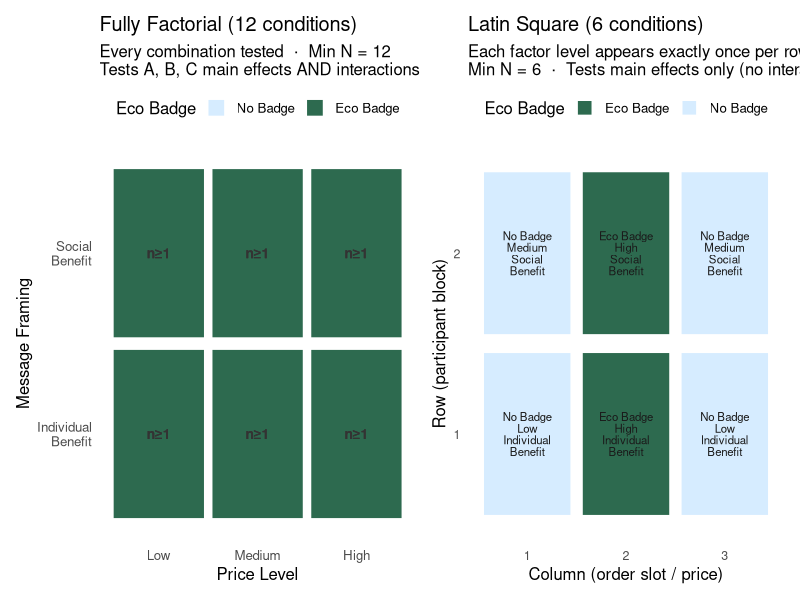
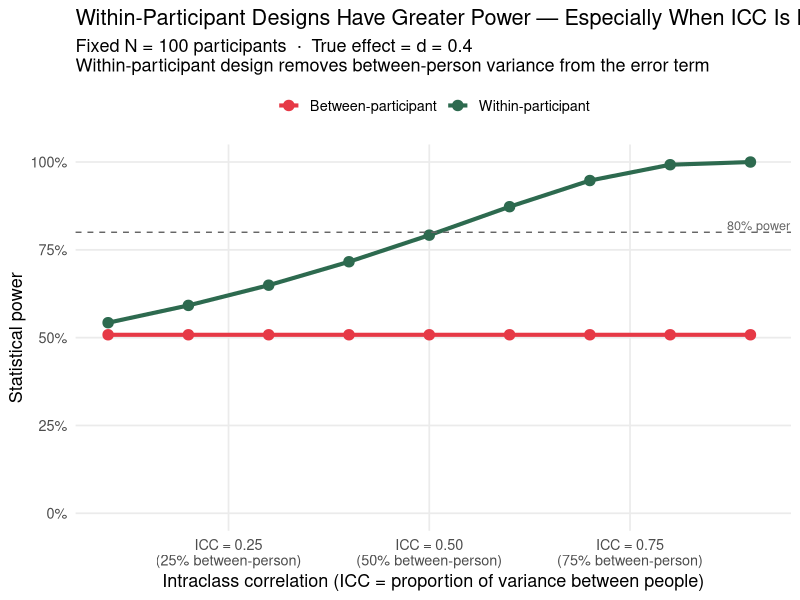
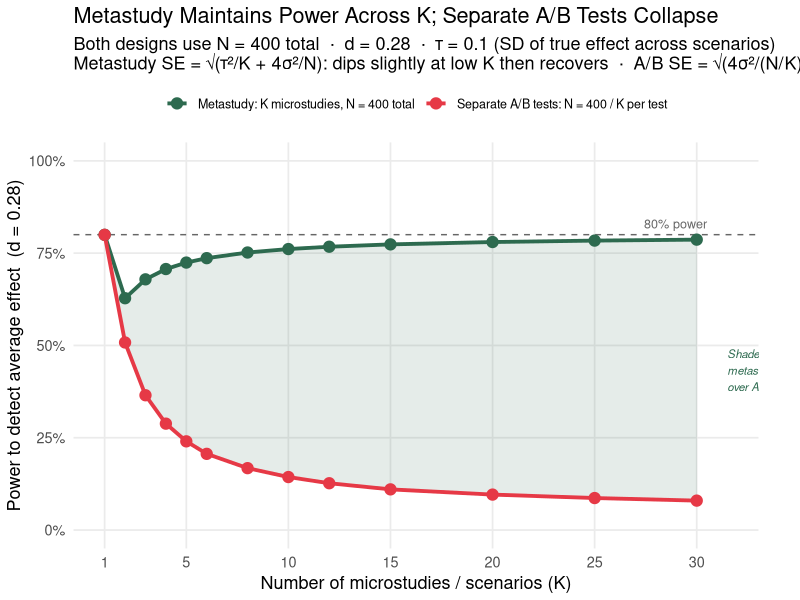
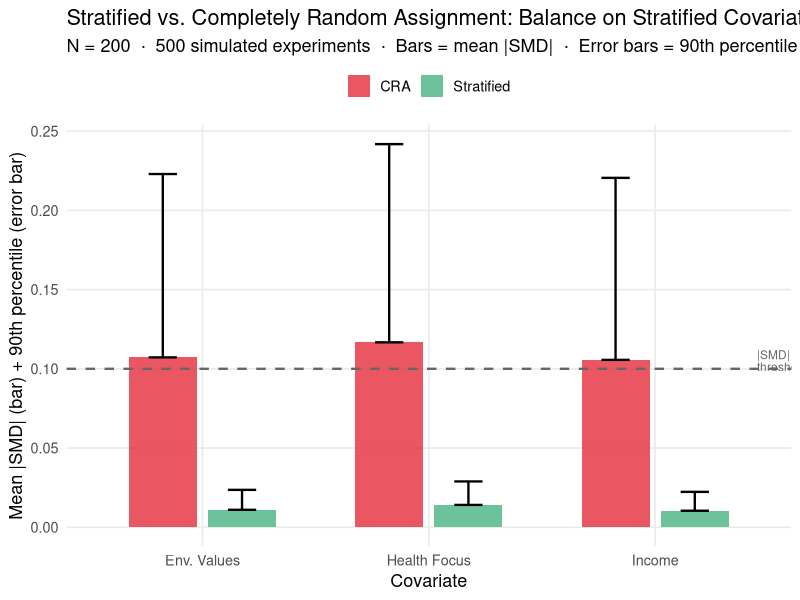
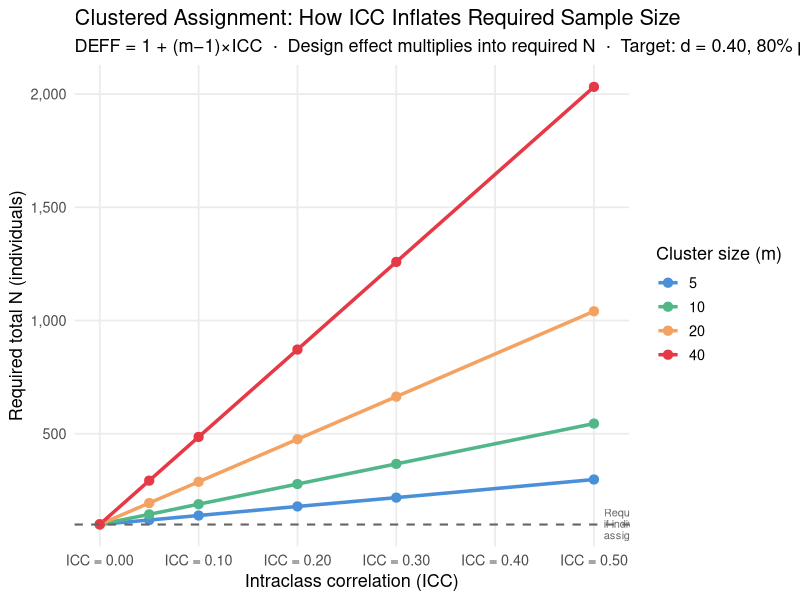

Generate these figures, in order, with R:
## ---- chunk 1
knitr::opts_chunk$set(
  echo    = TRUE,
  fig.width  = 9,
  fig.height = 5,
  fig.path   = "figs/",
  dev        = "svg"
)
dir.create("figs", recursive = TRUE, showWarnings = FALSE)
## ---- chunk 2
#| code-summary: "▶ Load required packages"
library(tidyverse); library(ggplot2); library(knitr); library(scales); library(patchwork)
if (!requireNamespace("lavaan", quietly = TRUE)) install.packages("lavaan")
library(lavaan)
set.seed(2025)
## ---- chunk 3
#| code-summary: "▶ Visualize: CRD vs. Factorial vs. Latin Square cell structures"

# ── Fully factorial: all A×B×C combinations ──────────────────────────────────
fact_df <- expand.grid(
  EcoBadge  = c("No Badge", "Eco Badge"),
  PriceLevel = c("Low", "Medium", "High"),
  Framing    = c("Individual\nBenefit", "Social\nBenefit")
) |>
  mutate(cell = paste(EcoBadge, PriceLevel, Framing, sep = "\n"),
         design = "Fully Factorial\n(12 cells, 12N total)")

# ── Latin square: Factor C varied across rows and Factor A×B as column×row
# 2×3 Latin Square (accommodate unequal levels by using 3×3 and dropping one row)
ls_grid <- expand.grid(Row = 1:2, Col = 1:3) |>
  mutate(
    EcoBadge   = ifelse(Col %in% c(1, 3), "No Badge", "Eco Badge"),
    PriceLevel = c("Low","Medium","High","High","Low","Medium"),
    Framing    = c("Individual\nBenefit","Social\nBenefit","Individual\nBenefit",
                   "Social\nBenefit","Individual\nBenefit","Social\nBenefit"),
    design     = "Latin Square\n(6 cells, 6N total)"
  )

# ── CRD: just two cells (eco vs. no eco, collapsing B and C) ─────────────────
crd_df <- data.frame(
  EcoBadge   = c("No Badge", "Eco Badge"),
  PriceLevel = "Pooled\n(B,C varied\nbut uncontrolled)",
  Framing    = "Pooled",
  design     = "Simple A/B (CRA)\n(2 cells, N total)",
  Row = 1, Col = 1:2
)

# ── Plot factorial and latin square side by side ──────────────────────────────
p_fact <- ggplot(fact_df, aes(x = PriceLevel, y = Framing, fill = EcoBadge)) +
  geom_tile(color = "white", linewidth = 1.2, width = 0.95, height = 0.95) +
  geom_text(aes(label = paste0("n\u2265", ifelse(EcoBadge == "Eco Badge", "1", "1"))),
            size = 3.5, fontface = "bold", color = "gray20") +
  scale_fill_manual(values = c("No Badge" = "#d6ecff", "Eco Badge" = "#2d6a4f"),
                    name = "Eco Badge") +
  labs(title = "Fully Factorial (12 conditions)",
       subtitle = "Every combination tested  \u00b7  Min N = 12\nTests A, B, C main effects AND interactions",
       x = "Price Level", y = "Message Framing") +
  theme_minimal(base_size = 12) +
  theme(panel.grid = element_blank(), legend.position = "top")

p_ls <- ggplot(ls_grid, aes(x = factor(Col), y = factor(Row), fill = EcoBadge)) +
  geom_tile(color = "white", linewidth = 1.5, width = 0.92, height = 0.92) +
  geom_text(aes(label = paste0(EcoBadge, "\n", PriceLevel, "\n", Framing)),
            size = 2.9, lineheight = 0.85, color = "gray10") +
  scale_fill_manual(values = c("No Badge" = "#d6ecff", "Eco Badge" = "#2d6a4f"),
                    name = "Eco Badge") +
  labs(title = "Latin Square (6 conditions)",
       subtitle = "Each factor level appears exactly once per row and column\nMin N = 6  \u00b7  Tests main effects only (no interactions)",
       x = "Column (order slot / price)", y = "Row (participant block)") +
  theme_minimal(base_size = 12) +
  theme(panel.grid = element_blank(), legend.position = "top",
        axis.text = element_text(size = 9))

p_fact + p_ls
## ---- chunk 4
#| code-summary: "▶ Table: design comparison on key dimensions"

design_tab <- data.frame(
  Design = c("Simple A/B (CRA)", "Fully Factorial", "Latin Square"),
  `Conditions` = c(2, 12, 6),
  `Min N (1 obs/cell)` = c(2, 12, 6),
  `Main effects testable` = c("A only", "A, B, C", "A, B, C"),
  `Interactions testable` = c("None", "A\u00d7B, A\u00d7C, B\u00d7C, A\u00d7B\u00d7C", "None"),
  `Orthogonality coverage` = c("Only A vs. B,C confounded", "Perfect within cells", "Approximate — by design"),
  check.names = FALSE
)

kable(design_tab,
      caption = "Design comparison: efficiency, testability, and orthogonality coverage")
## ---- chunk 5
#| code-summary: "▶ Simulate: between vs. within participant power comparison"

set.seed(2026)

# Parameters
true_effect <- 0.40   # true within-person effect (SD units)
icc_range   <- seq(0.10, 0.90, by = 0.10)  # ICC = between / total variance

power_comparison <- expand.grid(
  icc    = icc_range,
  design = c("Between-participant", "Within-participant")
) |>
  mutate(
    # For fixed total N = 100, n_per_arm = 50 between, N = 50 for within
    N        = 100,
    n_arm    = 50,
    # Between: variance includes between-person component (inflates denominator)
    sd_eff_b = sqrt(1),             # full SD
    # Within: SD of the DIFFERENCE scores = sqrt(2*(1-icc)) * total_sd
    sd_eff_w = sqrt(2 * (1 - icc)),
    power_val = mapply(function(des, sd_e) {
      tryCatch(
        power.t.test(n = 50, delta = true_effect,
                     sd = sd_e, sig.level = 0.05,
                     type = ifelse(des == "Between-participant",
                                   "two.sample", "paired"))$power,
        error = function(e) NA_real_
      )
    }, design, ifelse(design == "Between-participant", sd_eff_b, sd_eff_w))
  )

ggplot(power_comparison, aes(x = icc, y = power_val,
                              color = design, group = design)) +
  geom_line(linewidth = 1.4) +
  geom_point(size = 3.2) +
  geom_hline(yintercept = 0.80, linetype = "dashed", color = "gray40") +
  annotate("text", x = 0.91, y = 0.82, label = "80% power",
           color = "gray40", size = 3.2) +
  scale_color_manual(values = c("Between-participant" = "#e63946",
                                 "Within-participant"  = "#2d6a4f"),
                     name = NULL) +
  scale_x_continuous(labels = function(x) sprintf("ICC = %.2f\n(%.0f%% between-person)", x, x*100)) +
  scale_y_continuous(labels = percent_format(accuracy = 1), limits = c(0, 1)) +
  labs(x = "Intraclass correlation (ICC = proportion of variance between people)",
       y = "Statistical power",
       title = "Within-Participant Designs Have Greater Power — Especially When ICC Is High",
       subtitle = paste0("Fixed N = 100 participants  \u00b7  True effect = d = ", true_effect,
                         "\nWithin-participant design removes between-person variance from the error term")) +
  theme_minimal(base_size = 13) +
  theme(panel.grid.minor = element_blank(), legend.position = "top")
## ---- chunk 6
#| code-summary: "▶ Plot: metastudy power rises with K; separate A/B tests collapse"

# ── Parameters ────────────────────────────────────────────────────────────────
# d   = average true effect size (Cohen's d) across all scenarios
# tau = SD of true effects across scenarios (effect heterogeneity)
# N   = fixed total participant budget
N_total <- 400
d       <- 0.28    # near 80% power at K=1 with N=400
tau     <- 0.10    # moderate between-scenario heterogeneity
sigma   <- 1.0
alpha   <- 0.05
K_vec   <- c(1, 2, 3, 4, 5, 6, 8, 10, 12, 15, 20, 25, 30)

# ── Analytical power (no simulation needed — formula is exact) ───────────────
#
# Correct SE derivation for metastudy (DeKay et al. 2022):
#   K microstudies, each n = N/K participants, n/2 per condition.
#   SE per microstudy = sigma * sqrt(4 / n) = sigma * sqrt(4K / N)
#   Meta-analytic average of K independent estimates:
#     Var(d̄) = (1/K²) * K * [sigma² * 4K/N  +  tau²]
#             = 4*sigma²/N  +  tau²/K
#   SE_meta = sqrt(4*sigma²/N + tau²/K)
#
#   The 4*sigma²/N term is FIXED (all N participants contribute to the eco contrast).
#   Only the tau²/K term shrinks as K grows → power rises monotonically for K ≥ 2.
#
#   At K=1 a metastudy IS a single A/B test — the tau²/K scenario-sampling term
#   does not apply (only one scenario, no averaging). Use A/B SE directly.
#
# Separate A/B tests: K independent studies, each with N/K participants
#   SE_AB = sigma * sqrt(4 / floor(N/K))   [two arms of N/2K each]
#   As K grows: floor(N/K) shrinks → SE_AB grows → power falls.
#   The A/B test NEVER benefits from averaging across scenarios.

power_fn <- function(d, se, alpha = 0.05) {
  z <- qnorm(1 - alpha / 2)
  pnorm(d / se - z) + pnorm(-d / se - z)  # two-sided normal approximation
}

meta_se_fn <- function(K) {
  # K=1: same as one A/B test (no scenario averaging, tau²/K irrelevant)
  # K≥2: correct DeKay formula — 4*sigma²/N is the fixed floor; tau²/K shrinks
  ifelse(K == 1,
         sigma * sqrt(4 / N_total),
         sqrt(tau^2 / K + 4 * sigma^2 / N_total))
}
ab_se_fn   <- function(K) sigma * sqrt(4 / pmax(4, floor(N_total / K)))

meta_label <- paste0("Metastudy: K microstudies, N = ", N_total, " total")
ab_label   <- paste0("Separate A/B tests: N = ", N_total, " / K per test")

power_df <- data.frame(
  K      = rep(K_vec, 2),
  power  = c(sapply(K_vec, function(K) power_fn(d, meta_se_fn(K))),
             sapply(K_vec, function(K) power_fn(d, ab_se_fn(K)))),
  design = rep(c(meta_label, ab_label), each = length(K_vec))
)

# ── Ribbon data: vertical gap between metastudy and A/B power ─────────────────
ribbon_df <- data.frame(K = K_vec) |>
  mutate(
    meta_power = sapply(K, function(k) power_fn(d, meta_se_fn(k))),
    ab_power   = sapply(K, function(k) power_fn(d, ab_se_fn(k)))
  )

color_vals <- c("#2d6a4f", "#e63946")
names(color_vals) <- c(meta_label, ab_label)

# Annotation: find K where metastudy-A/B gap is largest (for arrow placement)
gap_max_K <- ribbon_df$K[which.max(ribbon_df$meta_power - ribbon_df$ab_power)]
gap_max_y <- mean(c(ribbon_df$meta_power[which.max(ribbon_df$meta_power - ribbon_df$ab_power)],
                    ribbon_df$ab_power[which.max(ribbon_df$meta_power - ribbon_df$ab_power)]))

ggplot(power_df, aes(x = K, y = power, color = design, group = design)) +
  geom_hline(yintercept = 0.80, linetype = "dashed", color = "gray40") +
  annotate("text", x = 30.5, y = 0.83, label = "80% power",
           color = "gray40", size = 3.2, hjust = 1) +
  # shaded region = vertical distance between metastudy and A/B test curves
  geom_ribbon(
    data = ribbon_df,
    aes(x = K, ymin = ab_power, ymax = meta_power),
    inherit.aes = FALSE,
    fill = "#2d6a4f", alpha = 0.12
  ) +
  geom_line(linewidth = 1.3) +
  geom_point(size = 3.5) +
  annotate("text", x = gap_max_K + 1.5, y = gap_max_y,
           label = "Shaded area =\nmetastudy advantage\nover A/B tests",
           color = "#2d6a4f", size = 2.9, hjust = 0, fontface = "italic") +
  scale_color_manual(values = color_vals, name = NULL) +
  scale_y_continuous(labels = percent_format(accuracy = 1), limits = c(0, 1)) +
  scale_x_continuous(breaks = c(1, 5, 10, 15, 20, 25, 30)) +
  labs(
    x        = "Number of microstudies / scenarios (K)",
    y        = paste0("Power to detect average effect  (d = ", d, ")"),
    title    = "Metastudy Maintains Power Across K; Separate A/B Tests Collapse",
    subtitle = paste0(
      "Both designs use N = ", N_total, " total  \u00b7  d = ", d,
      "  \u00b7  \u03c4 = ", tau, " (SD of true effect across scenarios)\n",
      "Metastudy SE = \u221a(\u03c4\u00b2/K + 4\u03c3\u00b2/N): dips slightly at low K then recovers  \u00b7  ",
      "A/B SE = \u221a(4\u03c3\u00b2/(N/K)): shrinking budget per test collapses power"
    )
  ) +
  theme_minimal(base_size = 13) +
  theme(panel.grid.minor = element_blank(), legend.position = "top",
        legend.text = element_text(size = 9),
        plot.margin = margin(5, 30, 5, 5))
## ---- chunk 7
#| code-summary: "▶ Simulate: CRA vs. stratified assignment for 500 experiments"

set.seed(2026)
N_str  <- 200
D_str  <- 3    # three binary covariates to stratify on

n_sims <- 500

# Helper: absolute SMD for a covariate
abs_smd <- function(x, trt) {
  m1 <- mean(x[trt == 1]); m0 <- mean(x[trt == 0])
  s  <- sqrt((var(x[trt == 1]) + var(x[trt == 0])) / 2)
  if (s == 0) return(0)
  abs(m1 - m0) / s
}

# Simulate one run under CRA and one under stratified
one_run <- function() {
  # Participant covariates (binary)
  X1 <- rbinom(N_str, 1, 0.45)  # environmental values
  X2 <- rbinom(N_str, 1, 0.50)  # income
  X3 <- rbinom(N_str, 1, 0.40)  # health focus

  # CRA
  trt_cra  <- sample(rep(0:1, N_str / 2))

  # Stratified: randomize within each of 2^3 = 8 strata
  strata   <- paste(X1, X2, X3, sep = "-")
  trt_strat <- integer(N_str)
  for (s in unique(strata)) {
    idx <- which(strata == s)
    n_s <- length(idx)
    trt_strat[idx] <- sample(c(rep(0, ceiling(n_s / 2)),
                                rep(1, floor(n_s / 2)))[seq_len(n_s)])
  }

  data.frame(
    method = c(rep("CRA", 3L), rep("Stratified", 3L)),
    cov    = rep(c("Env. Values", "Income", "Health Focus"), 2L),
    smd    = c(abs_smd(X1, trt_cra),  abs_smd(X2, trt_cra),  abs_smd(X3, trt_cra),
               abs_smd(X1, trt_strat), abs_smd(X2, trt_strat), abs_smd(X3, trt_strat))
  )
}

set.seed(42)
strat_sims <- bind_rows(replicate(n_sims, one_run(), simplify = FALSE))

strat_summary <- strat_sims |>
  group_by(method, cov) |>
  summarise(mean_smd = mean(smd), p90_smd = quantile(smd, 0.90), .groups = "drop") |>
  mutate(method = factor(method, levels = c("CRA", "Stratified")))

ggplot(strat_summary, aes(x = cov, y = mean_smd, fill = method,
                           ymin = 0, ymax = p90_smd)) +
  geom_col(position = position_dodge(0.7), width = 0.6, alpha = 0.85) +
  geom_errorbar(aes(ymin = mean_smd, ymax = p90_smd),
                position = position_dodge(0.7), width = 0.25, linewidth = 0.8) +
  geom_hline(yintercept = 0.10, linetype = "dashed", color = "gray40", linewidth = 0.8) +
  annotate("text", x = 3.45, y = 0.105, label = "|SMD| = 0.10\nthreshold",
           size = 3.0, color = "gray40", hjust = 0, lineheight = 0.85) +
  scale_fill_manual(values = c("CRA" = "#e63946", "Stratified" = "#52b788"), name = NULL) +
  labs(x = "Covariate", y = "Mean |SMD| (bar) + 90th percentile (error bar)",
       title = "Stratified vs. Completely Random Assignment: Balance on Stratified Covariates",
       subtitle = paste0("N = ", N_str, "  \u00b7  500 simulated experiments  \u00b7  ",
                         "Bars = mean |SMD|  \u00b7  Error bars = 90th percentile worst case")) +
  theme_minimal(base_size = 13) +
  theme(panel.grid.minor = element_blank(), legend.position = "top")
## ---- chunk 8
#| code-summary: "▶ Illustrate: effective N under clustered assignment for different ICCs"

icc_vals      <- c(0.00, 0.05, 0.10, 0.20, 0.30, 0.50)
cluster_sizes <- c(5, 10, 20, 40)

deff_df <- expand.grid(icc = icc_vals, m = cluster_sizes) |>
  mutate(
    DEFF    = 1 + (m - 1) * icc,
    Neff_80 = ceiling(
      power.t.test(delta = 0.40, sd = 1, sig.level = 0.05, power = 0.80,
                   type = "two.sample")$n * DEFF
    ),
    m_label = paste0("Cluster size = ", m)
  )

ggplot(deff_df, aes(x = icc, y = Neff_80,
                    color = factor(m), group = factor(m))) +
  geom_line(linewidth = 1.2) +
  geom_point(size = 2.8) +
  geom_hline(yintercept = power.t.test(delta = 0.40, sd = 1, sig.level = 0.05,
                                        power = 0.80, type = "two.sample")$n,
             linetype = "dashed", color = "gray40", linewidth = 0.7) +
  annotate("text", x = 0.51, y = power.t.test(delta = 0.40, sd = 1, sig.level = 0.05,
                                                power = 0.80, type = "two.sample")$n + 3,
           label = "Required N\nif individual\nassignment",
           size = 2.8, color = "gray40", hjust = 0, lineheight = 0.85) +
  scale_color_manual(values = c("5" = "#4a90d9", "10" = "#52b788",
                                 "20" = "#f4a261", "40" = "#e63946"),
                     name = "Cluster size (m)") +
  scale_x_continuous(labels = function(x) sprintf("ICC = %.2f", x)) +
  scale_y_continuous(labels = comma) +
  labs(x = "Intraclass correlation (ICC)",
       y = "Required total N (individuals)",
       title = "Clustered Assignment: How ICC Inflates Required Sample Size",
       subtitle = "DEFF = 1 + (m\u22121)\u00d7ICC  \u00b7  Design effect multiplies into required N  \u00b7  Target: d = 0.40, 80% power") +
  theme_minimal(base_size = 13) +
  theme(panel.grid.minor = element_blank())
